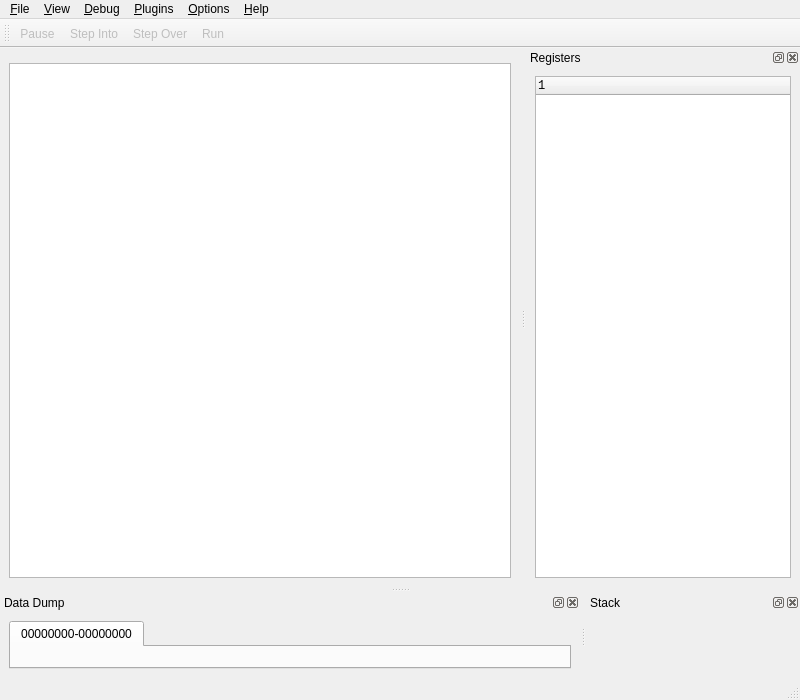
<?xml version="1.0" encoding="UTF-8"?>
<ui version="4.0">
 <author>Evan Teran</author>
 <class>DebuggerUI</class>
 <widget class="QMainWindow" name="DebuggerUI">
  <property name="geometry">
   <rect>
    <x>0</x>
    <y>0</y>
    <width>800</width>
    <height>700</height>
   </rect>
  </property>
  <property name="windowTitle">
   <string>edb</string>
  </property>
  <widget class="QWidget" name="centralwidget">
   <layout class="QVBoxLayout" name="verticalLayout">
    <item>
     <widget class="QDisassemblyView" name="cpuView" native="true"/>
    </item>
    <item>
     <widget class="QListView" name="listView">
      <property name="font">
       <font>
        <family>Monospace</family>
        <pointsize>10</pointsize>
       </font>
      </property>
      <property name="editTriggers">
       <set>QAbstractItemView::NoEditTriggers</set>
      </property>
     </widget>
    </item>
   </layout>
  </widget>
  <widget class="QMenuBar" name="menubar">
   <property name="geometry">
    <rect>
     <x>0</x>
     <y>0</y>
     <width>800</width>
     <height>21</height>
    </rect>
   </property>
   <widget class="QMenu" name="menu_help">
    <property name="title">
     <string>&amp;Help</string>
    </property>
    <addaction name="action_Help"/>
    <addaction name="separator"/>
    <addaction name="action_About"/>
    <addaction name="actionAbout_QT"/>
   </widget>
   <widget class="QMenu" name="menu_View">
    <property name="title">
     <string>&amp;View</string>
    </property>
    <addaction name="action_Memory_Regions"/>
    <addaction name="action_Threads"/>
    <addaction name="separator"/>
   </widget>
   <widget class="QMenu" name="menu_Plugins">
    <property name="title">
     <string>&amp;Plugins</string>
    </property>
    <addaction name="action_Plugins"/>
    <addaction name="separator"/>
   </widget>
   <widget class="QMenu" name="menu_Options">
    <property name="title">
     <string>&amp;Options</string>
    </property>
    <addaction name="action_Configure_Debugger"/>
    <addaction name="actionApplication_Arguments"/>
    <addaction name="actionApplication_Working_Directory"/>
   </widget>
   <widget class="QMenu" name="menu_File">
    <property name="title">
     <string>&amp;File</string>
    </property>
    <addaction name="action_Open"/>
    <addaction name="action_Attach"/>
    <addaction name="action_Recent_Files"/>
    <addaction name="separator"/>
    <addaction name="actionE_xit"/>
   </widget>
   <widget class="QMenu" name="menu_Debug">
    <property name="title">
     <string>&amp;Debug</string>
    </property>
    <addaction name="action_Run"/>
    <addaction name="action_Pause"/>
    <addaction name="action_Restart"/>
    <addaction name="action_Detach"/>
    <addaction name="action_Kill"/>
    <addaction name="separator"/>
    <addaction name="action_Step_Into"/>
    <addaction name="action_Step_Over"/>
    <addaction name="separator"/>
    <addaction name="action_Run_Pass_Signal_To_Application"/>
    <addaction name="action_Step_Into_Pass_Signal_To_Application"/>
    <addaction name="action_Step_Over_Pass_Signal_To_Application"/>
    <addaction name="separator"/>
    <addaction name="actionRun_Until_Return"/>
   </widget>
   <addaction name="menu_File"/>
   <addaction name="menu_View"/>
   <addaction name="menu_Debug"/>
   <addaction name="menu_Plugins"/>
   <addaction name="menu_Options"/>
   <addaction name="menu_help"/>
  </widget>
  <widget class="QStatusBar" name="statusbar"/>
  <widget class="QDockWidget" name="registersDock">
   <property name="windowTitle">
    <string>Registers</string>
   </property>
   <attribute name="dockWidgetArea">
    <number>2</number>
   </attribute>
   <widget class="QWidget" name="dockWidgetContents_3">
    <layout class="QGridLayout">
     <item row="0" column="0">
      <widget class="QCategoryList" name="registerList">
       <property name="font">
        <font>
         <family>Monospace</family>
         <pointsize>9</pointsize>
        </font>
       </property>
       <column>
        <property name="text">
         <string>1</string>
        </property>
       </column>
      </widget>
     </item>
    </layout>
   </widget>
  </widget>
  <widget class="QDockWidget" name="dataDock">
   <property name="windowTitle">
    <string>Data Dump</string>
   </property>
   <attribute name="dockWidgetArea">
    <number>8</number>
   </attribute>
   <widget class="QWidget" name="dockWidgetContents_4">
    <layout class="QGridLayout">
     <item row="0" column="0">
      <widget class="TabWidget" name="tabWidget">
       <widget class="QWidget" name="tab">
        <attribute name="title">
         <string>00000000-00000000</string>
        </attribute>
        <layout class="QGridLayout"/>
       </widget>
      </widget>
     </item>
    </layout>
   </widget>
  </widget>
  <widget class="QDockWidget" name="stackDock">
   <property name="windowTitle">
    <string>Stack</string>
   </property>
   <attribute name="dockWidgetArea">
    <number>8</number>
   </attribute>
   <widget class="QWidget" name="dockWidgetContents">
    <layout class="QGridLayout"/>
   </widget>
  </widget>
  <widget class="QToolBar" name="toolBar">
   <property name="windowTitle">
    <string>ToolBar</string>
   </property>
   <property name="orientation">
    <enum>Qt::Horizontal</enum>
   </property>
   <attribute name="toolBarArea">
    <enum>TopToolBarArea</enum>
   </attribute>
   <attribute name="toolBarBreak">
    <bool>false</bool>
   </attribute>
   <addaction name="action_Pause"/>
   <addaction name="action_Step_Into"/>
   <addaction name="action_Step_Over"/>
   <addaction name="action_Run"/>
  </widget>
  <action name="action_Open">
   <property name="icon">
    <iconset resource="debugger.qrc">
     <normaloff>:/debugger/images/edb22-action-open.png</normaloff>:/debugger/images/edb22-action-open.png</iconset>
   </property>
   <property name="text">
    <string>&amp;Open</string>
   </property>
  </action>
  <action name="action_Attach">
   <property name="text">
    <string>&amp;Attach</string>
   </property>
  </action>
  <action name="actionE_xit">
   <property name="text">
    <string>E&amp;xit</string>
   </property>
  </action>
  <action name="action_Memory_Regions">
   <property name="text">
    <string>&amp;Memory Regions</string>
   </property>
   <property name="shortcut">
    <string>Ctrl+M</string>
   </property>
  </action>
  <action name="action_Single_Step">
   <property name="text">
    <string>&amp;Step Into</string>
   </property>
   <property name="shortcut">
    <string/>
   </property>
  </action>
  <action name="action_Run">
   <property name="enabled">
    <bool>false</bool>
   </property>
   <property name="icon">
    <iconset resource="debugger.qrc">
     <normaloff>:/debugger/images/edb22-action-run.png</normaloff>:/debugger/images/edb22-action-run.png</iconset>
   </property>
   <property name="text">
    <string>&amp;Run</string>
   </property>
   <property name="shortcut">
    <string>F9</string>
   </property>
  </action>
  <action name="action_Pause">
   <property name="enabled">
    <bool>false</bool>
   </property>
   <property name="icon">
    <iconset resource="debugger.qrc">
     <normaloff>:/debugger/images/edb22-action-break.png</normaloff>:/debugger/images/edb22-action-break.png</iconset>
   </property>
   <property name="text">
    <string>&amp;Pause</string>
   </property>
   <property name="shortcut">
    <string>F11</string>
   </property>
  </action>
  <action name="action_Restart">
   <property name="enabled">
    <bool>false</bool>
   </property>
   <property name="text">
    <string>&amp;Restart</string>
   </property>
  </action>
  <action name="action_Detach">
   <property name="enabled">
    <bool>false</bool>
   </property>
   <property name="text">
    <string>&amp;Detach</string>
   </property>
   <property name="iconText">
    <string>Detach</string>
   </property>
   <property name="toolTip">
    <string>Detach</string>
   </property>
  </action>
  <action name="action_Step_Into">
   <property name="enabled">
    <bool>false</bool>
   </property>
   <property name="icon">
    <iconset resource="debugger.qrc">
     <normaloff>:/debugger/images/edb22-action-stepi.png</normaloff>:/debugger/images/edb22-action-stepi.png</iconset>
   </property>
   <property name="text">
    <string>&amp;Step Into</string>
   </property>
   <property name="shortcut">
    <string>F7</string>
   </property>
  </action>
  <action name="action_Step_Over">
   <property name="enabled">
    <bool>false</bool>
   </property>
   <property name="icon">
    <iconset resource="debugger.qrc">
     <normaloff>:/debugger/images/edb22-action-stepoveri.png</normaloff>:/debugger/images/edb22-action-stepoveri.png</iconset>
   </property>
   <property name="text">
    <string>&amp;Step Over</string>
   </property>
   <property name="shortcut">
    <string>F8</string>
   </property>
  </action>
  <action name="action_About">
   <property name="text">
    <string>&amp;About</string>
   </property>
  </action>
  <action name="action_Help">
   <property name="enabled">
    <bool>false</bool>
   </property>
   <property name="text">
    <string>&amp;Help</string>
   </property>
   <property name="shortcut">
    <string>F1</string>
   </property>
  </action>
  <action name="action_Toggle_Breakpoint">
   <property name="enabled">
    <bool>false</bool>
   </property>
   <property name="text">
    <string>&amp;Toggle Breakpoint</string>
   </property>
   <property name="shortcut">
    <string>F2</string>
   </property>
  </action>
  <action name="action_Configure_Debugger">
   <property name="text">
    <string>&amp;Configure Debugger</string>
   </property>
  </action>
  <action name="actionAbout_QT">
   <property name="text">
    <string>About &amp;QT</string>
   </property>
  </action>
  <action name="action_Breakpoint_Manager">
   <property name="text">
    <string>&amp;Breakpoint Manager</string>
   </property>
  </action>
  <action name="actionApplication_Arguments">
   <property name="text">
    <string>Application &amp;Arguments</string>
   </property>
  </action>
  <action name="actionRun_Until_Return">
   <property name="text">
    <string>Run &amp;Until Return</string>
   </property>
   <property name="enabled">
    <bool>false</bool>
   </property>
  </action>
  <action name="action_Step_Into_Pass_Signal_To_Application">
   <property name="enabled">
    <bool>false</bool>
   </property>
   <property name="icon">
    <iconset resource="debugger.qrc">
     <normaloff>:/debugger/images/edb22-action-stepi.png</normaloff>:/debugger/images/edb22-action-stepi.png</iconset>
   </property>
   <property name="text">
    <string>&amp;Step Into (Pass Signal To Application)</string>
   </property>
   <property name="shortcut">
    <string>Shift+F7</string>
   </property>
  </action>
  <action name="action_Step_Over_Pass_Signal_To_Application">
   <property name="enabled">
    <bool>false</bool>
   </property>
   <property name="icon">
    <iconset resource="debugger.qrc">
     <normaloff>:/debugger/images/edb22-action-stepover.png</normaloff>:/debugger/images/edb22-action-stepover.png</iconset>
   </property>
   <property name="text">
    <string>&amp;Step Over (Pass Signal To Application)</string>
   </property>
   <property name="shortcut">
    <string>Shift+F8</string>
   </property>
  </action>
  <action name="action_Run_Pass_Signal_To_Application">
   <property name="enabled">
    <bool>false</bool>
   </property>
   <property name="icon">
    <iconset resource="debugger.qrc">
     <normaloff>:/debugger/images/edb22-action-run.png</normaloff>:/debugger/images/edb22-action-run.png</iconset>
   </property>
   <property name="text">
    <string>&amp;Run (Pass Signal To Application)</string>
   </property>
   <property name="shortcut">
    <string>Shift+F9</string>
   </property>
  </action>
  <action name="action_Recent_Files">
   <property name="text">
    <string>&amp;Recent Files</string>
   </property>
  </action>
  <action name="actionApplication_Working_Directory">
   <property name="text">
    <string>Application &amp;Working Directory</string>
   </property>
  </action>
  <action name="action_Kill">
   <property name="enabled">
    <bool>false</bool>
   </property>
   <property name="text">
    <string>&amp;Kill</string>
   </property>
  </action>
  <action name="action_Plugins">
   <property name="text">
    <string>&amp;Plugins</string>
   </property>
  </action>
  <action name="action_Threads">
   <property name="text">
    <string>&amp;Threads</string>
   </property>
   <property name="shortcut">
    <string>Ctrl+T</string>
   </property>
  </action>
 </widget>
 <customwidgets>
  <customwidget>
   <class>QCategoryList</class>
   <extends>QTreeWidget</extends>
   <header>QCategoryList.h</header>
  </customwidget>
  <customwidget>
   <class>QDisassemblyView</class>
   <extends>QWidget</extends>
   <header>QDisassemblyView.h</header>
  </customwidget>
  <customwidget>
   <class>TabWidget</class>
   <extends>QTabWidget</extends>
   <header>TabWidget.h</header>
   <container>1</container>
  </customwidget>
 </customwidgets>
 <resources>
  <include location="debugger.qrc"/>
 </resources>
 <connections>
  <connection>
   <sender>actionE_xit</sender>
   <signal>triggered()</signal>
   <receiver>DebuggerUI</receiver>
   <slot>close()</slot>
   <hints>
    <hint type="sourcelabel">
     <x>-1</x>
     <y>-1</y>
    </hint>
    <hint type="destinationlabel">
     <x>494</x>
     <y>437</y>
    </hint>
   </hints>
  </connection>
 </connections>
</ui>
